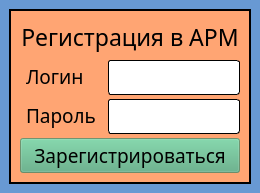
<?xml version="1.0" encoding="UTF-8"?>
<ui version="4.0">
 <class>RegWindow</class>
 <widget class="QMainWindow" name="RegWindow">
  <property name="geometry">
   <rect>
    <x>0</x>
    <y>0</y>
    <width>260</width>
    <height>193</height>
   </rect>
  </property>
  <property name="minimumSize">
   <size>
    <width>260</width>
    <height>193</height>
   </size>
  </property>
  <property name="maximumSize">
   <size>
    <width>260</width>
    <height>193</height>
   </size>
  </property>
  <property name="windowTitle">
   <string>Регистрация</string>
  </property>
  <property name="styleSheet">
   <string notr="true">#RegWindow{
background-color:#6899D3
}</string>
  </property>
  <widget class="QWidget" name="centralwidget">
   <layout class="QVBoxLayout" name="verticalLayout_2">
    <item>
     <layout class="QVBoxLayout" name="verticalLayout">
      <item>
       <widget class="QFrame" name="frame">
        <property name="styleSheet">
         <string notr="true">QFrame{
background: #FFA573;
border: 2px solid black;
}

QPushButton{
background-color: rgba(85, 170, 127, 155);
}

QPushButton:hover{
background-color: rgba(85, 170, 127, 135);
}

QPushButton:pressed{
background-color: rgba(85, 170, 127, 205);
}

QLabel{
border: 1px solid transparent;
}

QLineEdit{
border: 1px solid black;
border-radius: 3px;
}</string>
        </property>
        <property name="frameShape">
         <enum>QFrame::StyledPanel</enum>
        </property>
        <property name="frameShadow">
         <enum>QFrame::Raised</enum>
        </property>
        <layout class="QVBoxLayout" name="verticalLayout_4">
         <item>
          <layout class="QVBoxLayout" name="verticalLayout_3">
           <item>
            <widget class="QLabel" name="label_3">
             <property name="font">
              <font>
               <family>Droid Serif</family>
               <pointsize>17</pointsize>
               <weight>50</weight>
               <italic>false</italic>
               <bold>false</bold>
              </font>
             </property>
             <property name="layoutDirection">
              <enum>Qt::LeftToRight</enum>
             </property>
             <property name="text">
              <string>Регистрация в АРМ</string>
             </property>
             <property name="alignment">
              <set>Qt::AlignCenter</set>
             </property>
            </widget>
           </item>
           <item>
            <layout class="QGridLayout" name="gridLayout">
             <item row="0" column="1">
              <widget class="QLineEdit" name="LineEditLogin">
               <property name="minimumSize">
                <size>
                 <width>0</width>
                 <height>35</height>
                </size>
               </property>
               <property name="maximumSize">
                <size>
                 <width>100100</width>
                 <height>35</height>
                </size>
               </property>
               <property name="font">
                <font>
                 <family>Droid Serif</family>
                 <pointsize>12</pointsize>
                 <italic>false</italic>
                </font>
               </property>
              </widget>
             </item>
             <item row="0" column="0">
              <widget class="QLabel" name="label">
               <property name="maximumSize">
                <size>
                 <width>111</width>
                 <height>16777215</height>
                </size>
               </property>
               <property name="font">
                <font>
                 <family>Droid Serif</family>
                 <pointsize>14</pointsize>
                 <italic>false</italic>
                </font>
               </property>
               <property name="text">
                <string>Логин</string>
               </property>
              </widget>
             </item>
             <item row="1" column="0">
              <widget class="QLabel" name="label_2">
               <property name="font">
                <font>
                 <family>Droid Serif</family>
                 <pointsize>14</pointsize>
                 <italic>false</italic>
                </font>
               </property>
               <property name="text">
                <string>Пароль</string>
               </property>
              </widget>
             </item>
             <item row="1" column="1">
              <widget class="QLineEdit" name="LineEditPassword">
               <property name="minimumSize">
                <size>
                 <width>0</width>
                 <height>35</height>
                </size>
               </property>
               <property name="maximumSize">
                <size>
                 <width>16777215</width>
                 <height>35</height>
                </size>
               </property>
               <property name="font">
                <font>
                 <family>Droid Serif</family>
                 <pointsize>12</pointsize>
                 <italic>false</italic>
                </font>
               </property>
               <property name="echoMode">
                <enum>QLineEdit::Password</enum>
               </property>
              </widget>
             </item>
            </layout>
           </item>
           <item>
            <widget class="QPushButton" name="bttnReg">
             <property name="font">
              <font>
               <family>Droid Serif</family>
               <pointsize>14</pointsize>
               <italic>false</italic>
              </font>
             </property>
             <property name="text">
              <string>Зарегистрироваться</string>
             </property>
             <property name="icon">
              <iconset>
               <normaloff>../../../study/Диплом/icons/4115235-exit-logout-sign-out_114030.ico</normaloff>../../../study/Диплом/icons/4115235-exit-logout-sign-out_114030.ico</iconset>
             </property>
            </widget>
           </item>
          </layout>
         </item>
        </layout>
       </widget>
      </item>
     </layout>
    </item>
   </layout>
  </widget>
 </widget>
 <resources/>
 <connections/>
</ui>
